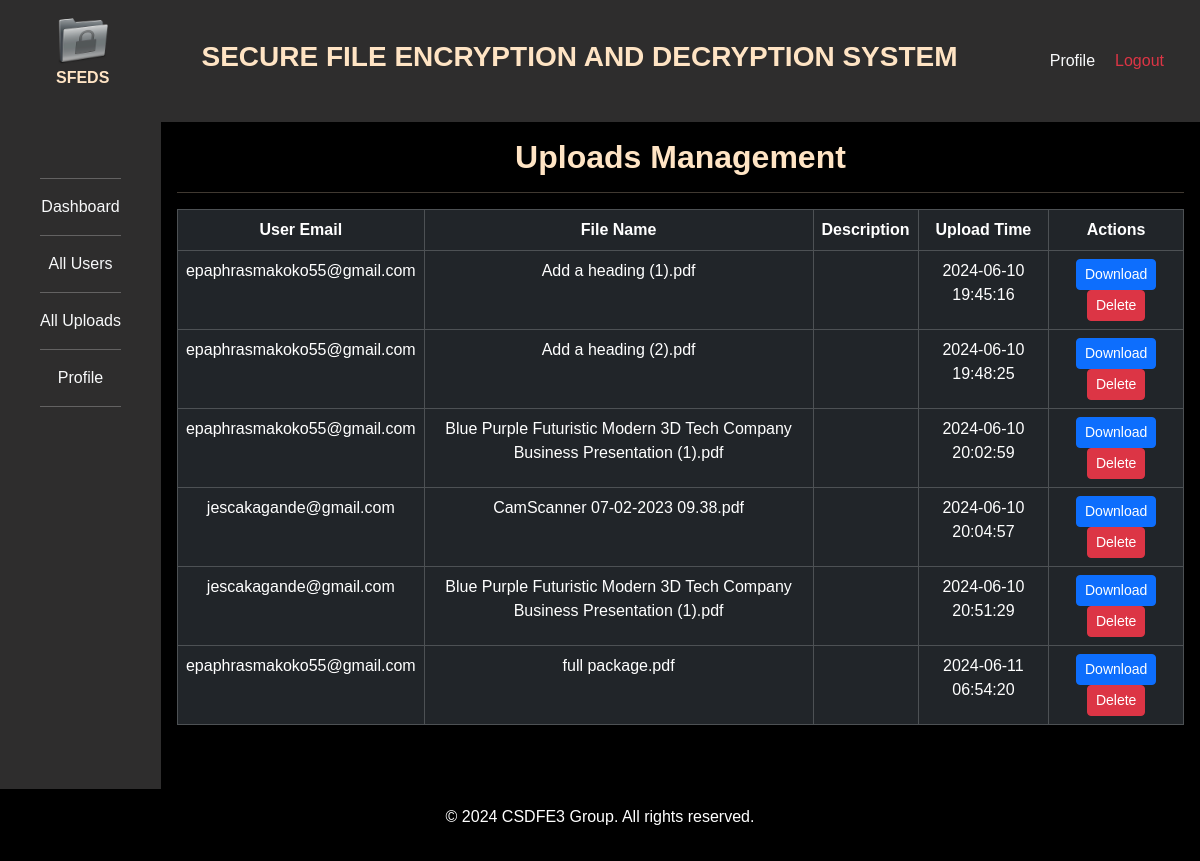
Before: /admin/admin_uploads.php (signed in) with the older database file.
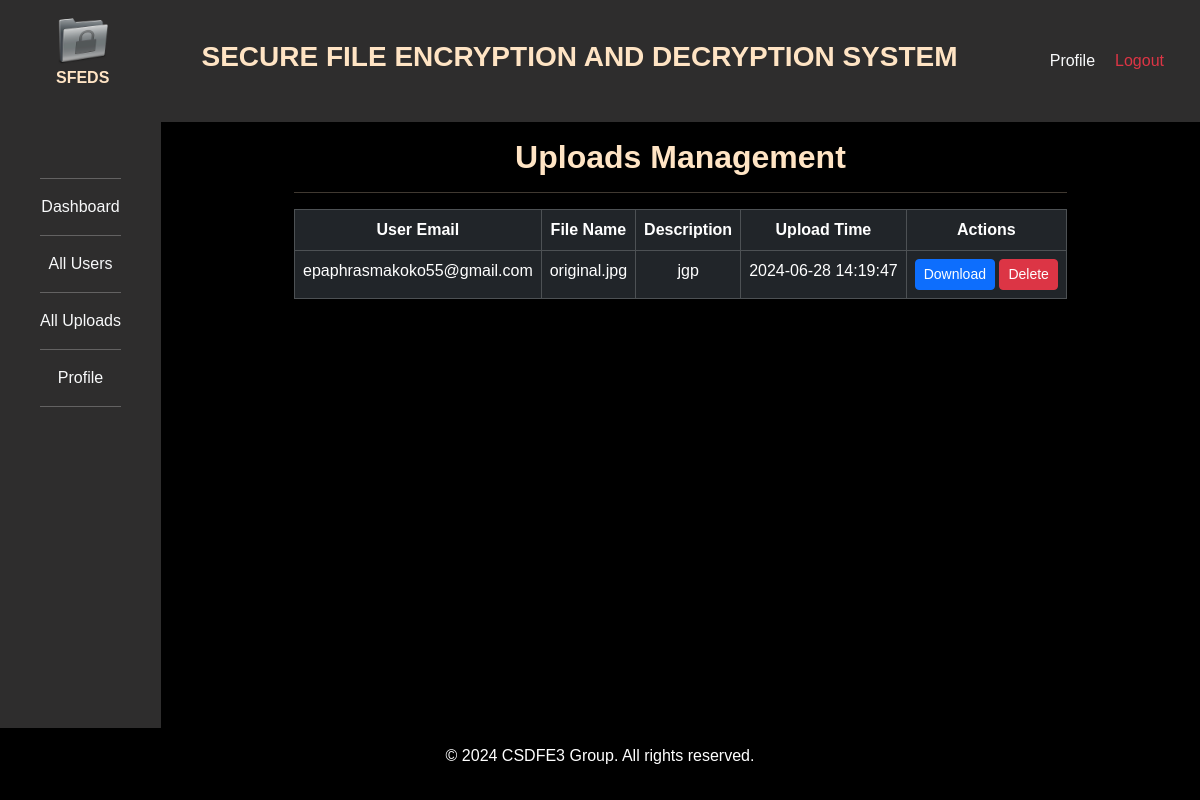
After: the same page with the newer database file.
### tables this page shows
CREATE TABLE `files` (
  `id` int(11) NOT NULL,
  `user_email` varchar(100) NOT NULL,
  `file_name` varchar(255) NOT NULL,
  `file_path` varchar(255) NOT NULL,
  `description` varchar(255) NOT NULL,
  `passphrase` varchar(255) DEFAULT NULL,
  `upload_time` timestamp NOT NULL DEFAULT current_timestamp(),
  `file_type` varchar(10) DEFAULT NULL
);

### admin/admin_uploads.php (the view, shortened to what this page needs)
<?php
require_once '../php/connect_db.php';
$sql = "SELECT id, user_email, file_name, file_path, description, upload_time FROM files";
$result = $conn->query($sql);
?>
<!DOCTYPE html>
<html lang="en">
<head>
    <link rel="stylesheet" href="../bootstrap/bootstrap-5.3.3-dist/css/bootstrap.css">
    <link rel="stylesheet" href="../css/general.css">
    <link rel="stylesheet" href="../css/dashboard.css">
</head>
<body>
    <div class="dashboard">
        <header class="header">
            <div class="logo">
                <figure>
                    <img src="../images/secure-icon-png-4981.png" alt="Secure Logo" class="logo-img">
                    <figcaption><strong>SFEDS</strong></figcaption>
                </figure>
            </div>
            <div>
                <h3><strong>SECURE FILE ENCRYPTION AND DECRYPTION SYSTEM</strong></h3>
            </div>
            <div>
                <nav class="nav">
                    <a href="./admin_profile.php" class="link-light">Profile</a>
                    <a href="../php/logout.php" class="link-danger">Logout</a>
                </nav>
            </div>
        </header>
        <div class="main">
            <aside class="sidebar">
                <ul>
                    <hr>
                    <li><a class="link-light" href="./dashboard.php">Dashboard</a></li>
                    <hr>
                    <li><a class="link-light" href="./user-management.php">All Users</a></li>
                    <hr>
                    <li><a class="link-light" href="./admin_uploads.php">All Uploads</a></li>
                    <hr>
                    <li><a class="link-light" href="./admin_profile.php">Profile</a></li>
                    <hr>
                </ul>
            </aside>
            <div class="content">
                <div>
                    <h2><strong>Uploads Management</strong></h2>
                    <hr>
                    <table class="table table-bordered table-dark table-hover">
                        <thead>
                            <tr>
                                <th>User Email</th>
                                <th>File Name</th>
                                <th>Description</th>
                                <th>Upload Time</th>
                                <th>Actions</th>
                            </tr>
                        </thead>
                        <tbody>
                            <?php if ($result->num_rows > 0) {
                                while ($row = $result->fetch_assoc()) { ?>
                                    <tr>
                                        <td><?php echo htmlspecialchars($row['user_email']); ?></td>
                                        <td><?php echo htmlspecialchars($row['file_name']); ?></td>
                                        <td><?php echo htmlspecialchars($row['description']); ?></td>
                                        <td><?php echo htmlspecialchars($row['upload_time']); ?></td>
                                        <td>
                                            <button class="btn btn-primary btn-sm" data-bs-toggle="modal" data-bs-target="#downloadModal" data-file-id="<?php echo $row['id']; ?>">Download</button>
                                            <form action="./upload_actions.php" method="post" style="display:inline;">
                                                <button type="submit" name="action" value="delete" class="btn btn-danger btn-sm">Delete</button>
                                            </form>
                                        </td>
                                    </tr>
                            <?php }
                            } else {
                                echo "<tr><td colspan='5'>No uploads found</td></tr>";
                            } ?>
                        </tbody>
                    </table>
                    <div class="content">
                    </div>
                </div>
            </div>
        </div>
        <footer class="footer">
            <p>&copy; 2024 CSDFE3 Group. All rights reserved.</p>
        </footer>
    </div>
</body>
</html>

Changed rows visible on the page:
removed files: user_email "epaphrasmakoko55@gmail.com", file_name "Add a heading (1).pdf", upload_time "2024-06-10 19:45:16"
removed files: user_email "epaphrasmakoko55@gmail.com", file_name "Add a heading (2).pdf", upload_time "2024-06-10 19:48:25"
removed files: user_email "epaphrasmakoko55@gmail.com", file_name "Blue Purple Futuristic Modern 3D Tech Company Business Presentation (1).pdf", upload_time "2024-06-10 20:02:59"
removed files: user_email "jescakagande@gmail.com", file_name "CamScanner 07-02-2023 09.38.pdf", upload_time "2024-06-10 20:04:57"
removed files: user_email "jescakagande@gmail.com", file_name "Blue Purple Futuristic Modern 3D Tech Company Business Presentation (1).pdf", upload_time "2024-06-10 20:51:29"
removed files: user_email "epaphrasmakoko55@gmail.com", file_name "full package.pdf", upload_time "2024-06-11 06:54:20"
added files: user_email "epaphrasmakoko55@gmail.com", file_name "original.jpg", description "jgp", upload_time "2024-06-28 14:19:47"
